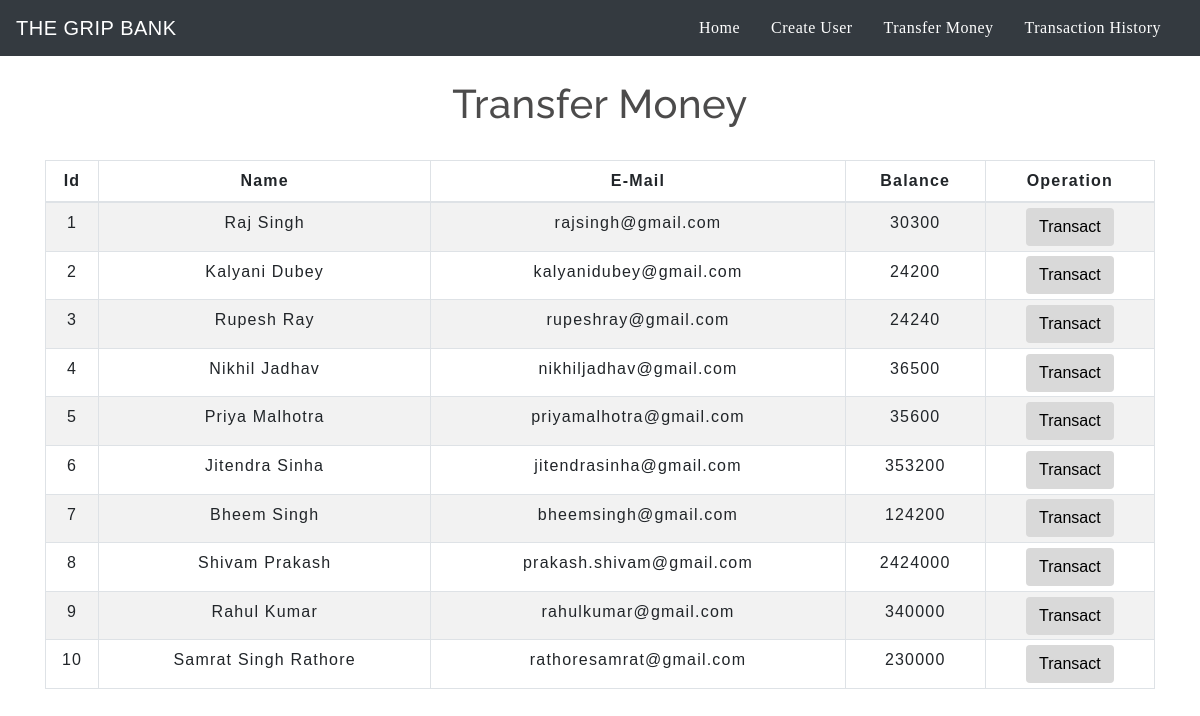
The app's page /transfermoney.php with its own data.
### tables this page shows
CREATE TABLE `users` (
  `id` int(3) NOT NULL,
  `name` text NOT NULL,
  `email` varchar(30) NOT NULL,
  `balance` int(8) NOT NULL
);

### transfermoney.php (the view, shortened to what this page needs)
<!DOCTYPE html>
<html lang="en">
<head>
    <link rel="stylesheet" href="https://maxcdn.bootstrapcdn.com/bootstrap/4.0.0/css/bootstrap.min.css">
    <link rel="stylesheet" type="text/css" href="css/table.css">
    <link rel="stylesheet" type="text/css" href="css/navbar.css">
</head>
<body>
<?php
    include 'config.php';
    $sql = "SELECT * FROM users";
    $result = mysqli_query($conn,$sql);
?>
<?php
  include 'navbar.php';
?>
<div class="container">
        <h2 class="text-center pt-4">Transfer Money</h2>
        <br>
            <div class="row">
                <div class="col">
                    <div class="table-responsive-sm">
                    <table class="table table-hover table-sm table-striped table-condensed table-bordered">
                        <thead>
                            <tr>
                            <th scope="col" class="text-center py-2">Id</th>
                            <th scope="col" class="text-center py-2">Name</th>
                            <th scope="col" class="text-center py-2">E-Mail</th>
                            <th scope="col" class="text-center py-2">Balance</th>
                            <th scope="col" class="text-center py-2">Operation</th>
                            </tr>
                        </thead>
                        <tbody>
                <?php
                    while($rows=mysqli_fetch_assoc($result)){
                ?>
                    <tr>
                        <td class="py-2"><?php echo $rows['id'] ?></td>
                        <td class="py-2"><?php echo $rows['name']?></td>
                        <td class="py-2"><?php echo $rows['email']?></td>
                        <td class="py-2"><?php echo $rows['balance']?></td>
                        <td><a href="selecteduserdetail.php?id= <?php echo $rows['id'] ;?>"> <button type="button" class="btn">Transact</button></a></td>
                    </tr>
                <?php
                    }
                ?>
                        </tbody>
                    </table>
                    </div>
                </div>
            </div>
         </div>
</body>
</html>

### navbar.php (shortened to what this page needs)
<nav class="navbar navbar-expand-md navbar-dark bg-dark">
<a style="font-family:'Krona One', sans-serif" class="navbar-brand" href="index.php">THE GRIP BANK</a>
<div class="collapse navbar-collapse" id="collapsibleNavbar" style="color:white">
      <ul class="navbar-nav ml-auto" style="color:white">
        <li style="font-family:'Krona One', sans-serif" class="nav-item">
          <a class="nav-link" style="color:white; font-family:Verdana" href="index.php">Home</a>
        </li>
        <li style="font-family:'Krona One', sans-serif" class="nav-item">
          <a class="nav-link" style="color:white; font-family:Verdana" href="createuser.php">Create User</a>
        </li>
        <li style="font-family:'Krona One', sans-serif" class="nav-item">
          <a class="nav-link" style="color:white; font-family:Verdana" href="transfermoney.php">Transfer Money</a>
        </li>
        <li style="font-family:'Krona One', sans-serif" class="nav-item">
          <a class="nav-link" style="color:white; font-family:Verdana" href="transactionhistory.php">Transaction History</a>
        </li>
    </div>
 </nav>

### css/table.css (style rules this page uses)
* { padding: 0; margin: 0; box-sizing: border-box; font-family: sans-serif; }
h2 { font-size: 40px; }
table { letter-spacing: 1.2px; }
td { text-align: center; }
button { border:none; background: #d9d9d9; transition: 1s; }

### css/navbar.css (style rules this page uses)
.nav-link { margin-right: 15px; color:#2F363F; letter-spacing: 0.5px; transition: 0.5s; }
.navbar-brand { color: #4C4B4B; letter-spacing: 0.5px; }
h2 { color: #4C4B4B; letter-spacing: 0.5px; font-family: raleway; }

### transfermoney.php (style rules this page uses)
button { transition: 1.5s; }

### records on screen
users: id "1", name "Raj Singh", email "rajsingh@gmail.com", balance "30300"
users: id "2", name "Kalyani Dubey", email "kalyanidubey@gmail.com", balance "24200"
users: id "3", name "Rupesh Ray", email "rupeshray@gmail.com", balance "24240"
users: id "4", name "Nikhil Jadhav", email "nikhiljadhav@gmail.com", balance "36500"
users: id "5", name "Priya Malhotra", email "priyamalhotra@gmail.com", balance "35600"
users: id "6", name "Jitendra Sinha", email "jitendrasinha@gmail.com", balance "353200"
users: id "7", name "Bheem Singh", email "bheemsingh@gmail.com", balance "124200"
users: id "8", name "Shivam Prakash", email "prakash.shivam@gmail.com", balance "2424000"
users: id "9", name "Rahul Kumar", email "rahulkumar@gmail.com", balance "340000"
users: id "10", name "Samrat Singh Rathore", email "rathoresamrat@gmail.com", balance "230000"
